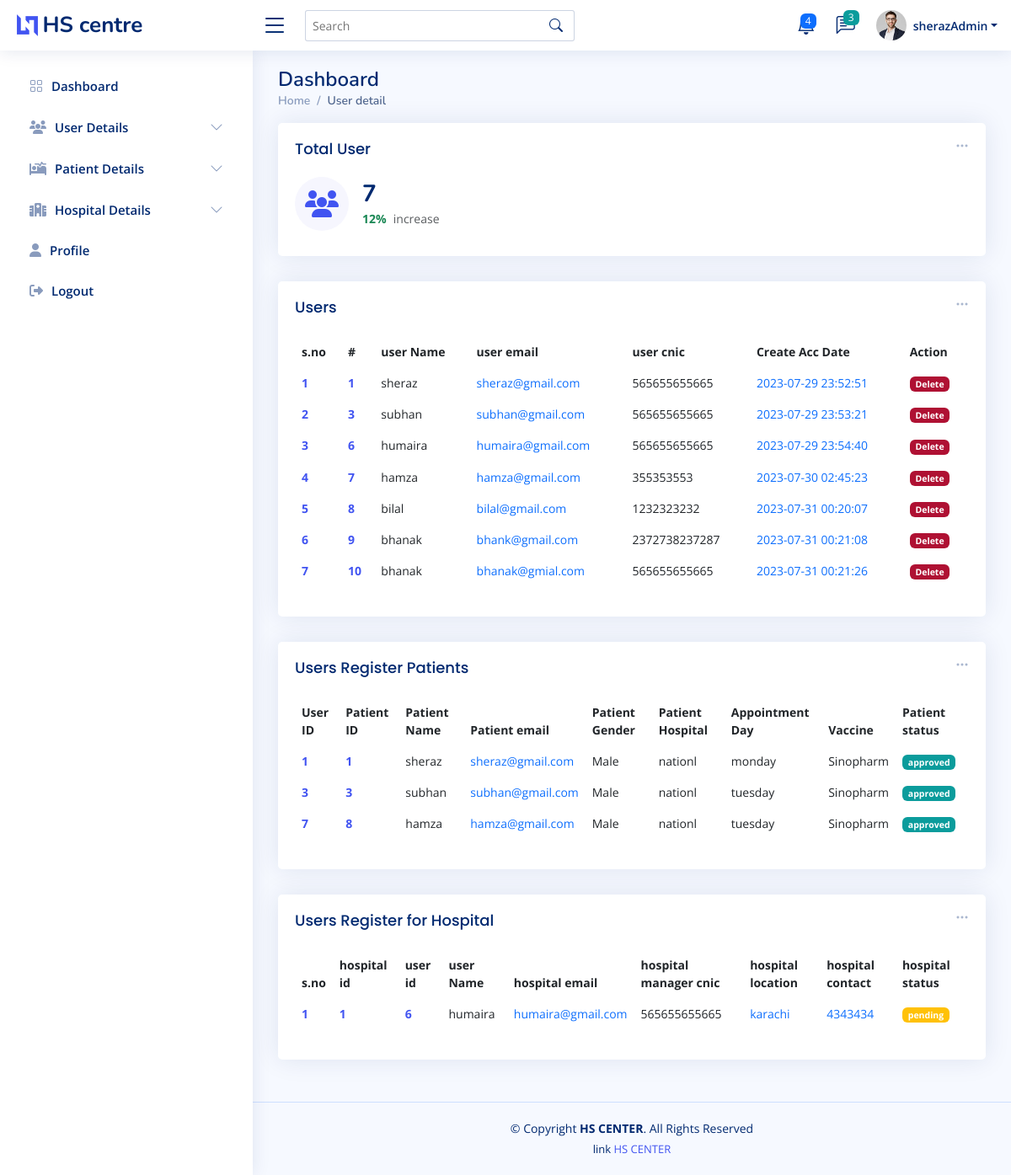
Before: /admin_user_detail.php (signed in) with the older database file.
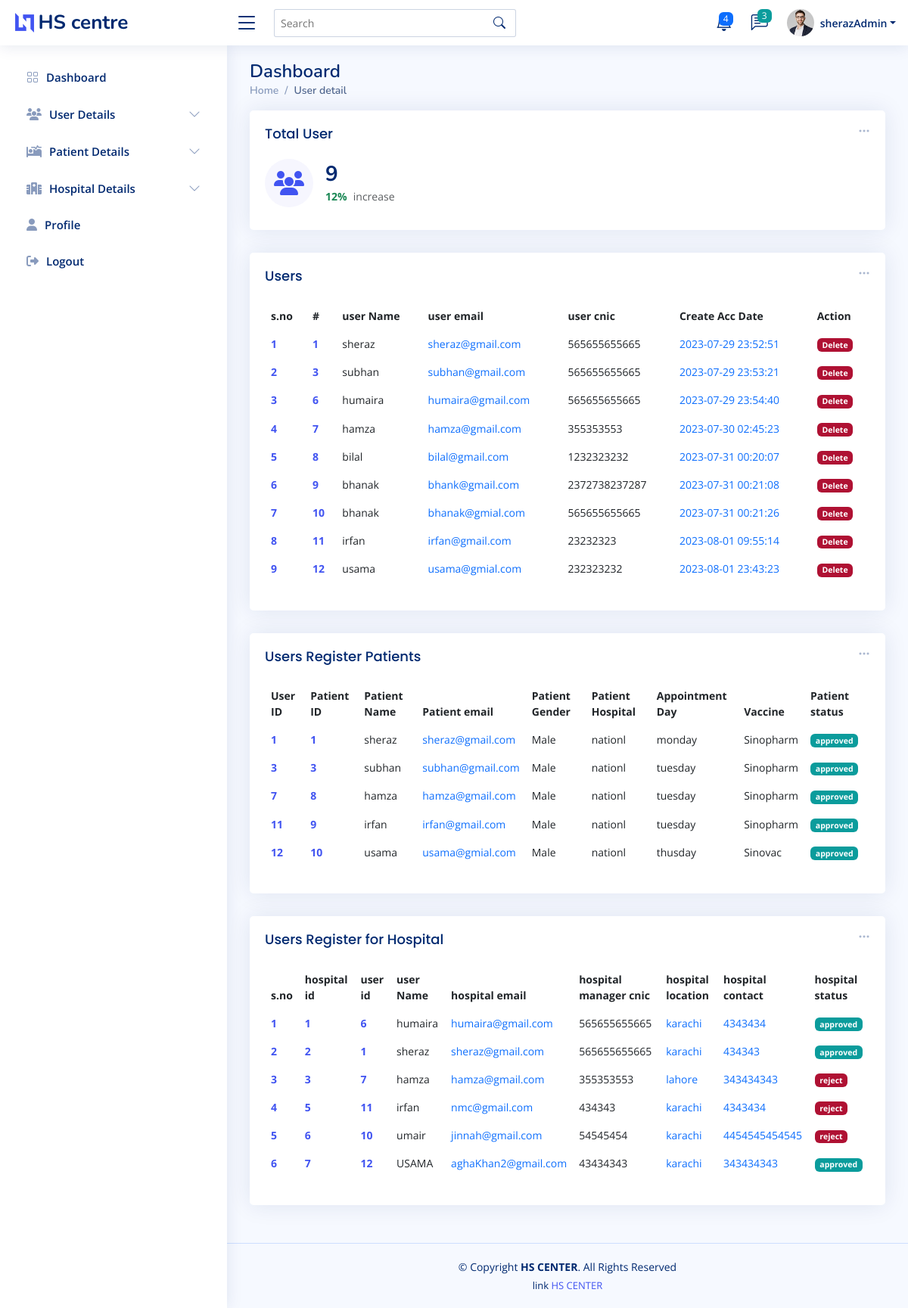
After: the same page with the newer database file.
### tables this page shows
CREATE TABLE `user` (
  `id` int(11) NOT NULL,
  `name` varchar(255) NOT NULL,
  `email` varchar(255) NOT NULL,
  `cnic` varchar(255) NOT NULL,
  `password` varchar(255) NOT NULL,
  `time` datetime NOT NULL DEFAULT current_timestamp()
);

CREATE TABLE `reg_patient` (
  `patient_id` int(11) NOT NULL,
  `patient_name` varchar(200) NOT NULL,
  `patient_email` varchar(200) NOT NULL,
  `patient_phone` varchar(255) NOT NULL,
  `patient_cnic` varchar(255) NOT NULL,
  `patient_age` varchar(22) NOT NULL,
  `patient_select_hos` varchar(222) NOT NULL,
  `patient_gender` varchar(222) NOT NULL,
  `patient_vacc` varchar(222) NOT NULL,
  `patient_app_day` varchar(222) NOT NULL,
  `patient_status` varchar(222) NOT NULL
);

CREATE TABLE `reg_hospital` (
  `hospital_id` int(11) NOT NULL,
  `hospital_name` varchar(200) NOT NULL,
  `hospital_manager_name` varchar(200) NOT NULL,
  `hospital_email` varchar(200) NOT NULL,
  `hospital_contact` varchar(255) NOT NULL,
  `hospital_location` varchar(222) NOT NULL,
  `hospital_manager_cnic` varchar(222) NOT NULL,
  `hospital_open_time` varchar(222) NOT NULL,
  `hospital_close_time` varchar(222) NOT NULL,
  `user_id` varchar(222) NOT NULL,
  `hospital_status` varchar(222) NOT NULL
);

### admin_user_detail.php (the view, shortened to what the rows shown need)
<?php
require 'conn.php';
$fetch_userQ = "SELECT * FROM `user`";
$fetch_user = mysqli_query($conn,$fetch_userQ);
$totalUser = mysqli_num_rows($fetch_user);
$fetch_userPatientQ = "SELECT user.id,reg_patient.patient_id,user.name,user.email,reg_patient.patient_gender,reg_patient.patient_select_hos,reg_patient.patient_app_day,reg_patient.patient_vacc,reg_patient.patient_status FROM user JOIN reg_patient WHERE user.name = reg_patient.patient_name AND user.email = reg_patient.patient_email;
";
$fetch_userPatient = mysqli_query($conn,$fetch_userPatientQ);
$totalUserPatient = mysqli_num_rows($fetch_userPatient);
$fetch_HospitalQ = "SELECT * FROM `reg_hospital`";
$fetch_Hospital = mysqli_query($conn,$fetch_HospitalQ);
$totalHospital = mysqli_num_rows($fetch_Hospital);
?>
<!DOCTYPE html>
<html lang="en">
<head>
  <?php require './component/_admin_link.php'?>
</head>
<body>
  <main id="main" class="main " >
    <div class="pagetitle ">
      <h1>Dashboard</h1>
    </div>
    <section class="section dashboard ">
      <div class="row ">
        <div class="col-lg-12">
          <div class="row ">
            <div class="col-12" >
              <div class="card recent-sales overflow-auto">
                <div class="card-body">
                  <table class="table table-borderless datatable" id="dowload_pdf">
                    <thead>
                      <tr>
                        <th scope="col">s.no</th>
                        <th scope="col">#</th>
                        <th scope="col">user Name</th>
                        <th scope="col">user email</th>
                        <th scope="col">user cnic</th>
                        <th scope="col">Create Acc Date</th>
                        <th scope="col">Action</th>
                      </tr>
                    </thead>
                    <tbody>
                    <?php
                    if($totalUser > 0){
                      while($user_data = mysqli_fetch_assoc($fetch_user)){
                        $i+=1;
                          echo '<tr>
                          <th scope="row"><a href="#">'.$i.'</a></th>
                          <th scope="row"><a href="#">'.$user_data['id'].'</a></th>
                          <td>'.$user_data['name'].'</td>
                          <td><a  class="text-primary">'.$user_data['email'].'</a></td>
                          <td>'.$user_data['cnic'].'</td>
                          <td><a  class="text-primary">'.$user_data['time'].'</a></td>
                          <td><a  href="user_del.php?DelId='.$user_data['id'].'" class="badge bg-danger user_delete">Delete</a></td>
                        </tr>';
                        }
                    }
                    ?>
                    </tbody>
                  </table>
                </div>
              </div>
            </div>
<div class="col-12" >
              <div class="card recent-sales overflow-auto">
                <div class="card-body">
                  <table class="table table-borderless datatable" id="dowload_pdf">
                    <thead>
                      <tr>
                        <th scope="col">User ID</th>
                        <th scope="col">Patient ID</th>
                        <th scope="col">Patient Name</th>
                        <th scope="col">Patient email</th>
                        <th scope="col">Patient Gender</th>
                        <th scope="col">Patient Hospital</th>
                        <th scope="col">Appointment Day</th>
                        <th scope="col">Vaccine</th>
                        <th scope="col">Patient status</th>
                      </tr>
                    </thead>
                    <tbody>
                    <?php
                    if($totalUserPatient > 0){
                      while($userPatient_data = mysqli_fetch_array($fetch_userPatient)){
                        if($userPatient_data['patient_status'] == 'approved'){
                          echo '<tr>
                          <th scope="row"><a href="#">'.$userPatient_data['id'].'</a></th>
                          <th scope="row"><a href="#">'.$userPatient_data['patient_id'].'</a></th>
                          <td>'.$userPatient_data['name'].'</td>
                          <td><a  class="text-primary">'.$userPatient_data['email'].'</a></td>
                          <td>'.$userPatient_data['patient_gender'].'</td>
                          <td>'.$userPatient_data['patient_select_hos'].'</td>
                          <td>'.$userPatient_data['patient_app_day'].'</td>
                          <td>'.$userPatient_data['patient_vacc'].'</td>
                          <td><span class="badge bg-success">'.$userPatient_data['patient_status'].'</span></td>
                        </tr>';
                        }
                        }
                    }
                    ?>
                    </tbody>
                  </table>
                </div>
              </div>
            </div>
            <div class="col-12" >
              <div class="card recent-sales overflow-auto">
                <div class="card-body">
                  <table class="table table-borderless datatable" id="dowload_pdf">
                    <thead>
                      <tr>
                        <th scope="col">s.no</th>
                        <th scope="col">hospital id</th>
                        <th scope="col">user id</th>
                        <th scope="col">user Name</th>
                        <th scope="col">hospital email</th>
                        <th scope="col">hospital manager cnic</th>
                        <th scope="col">hospital location</th>
                        <th scope="col">hospital contact</th>
                        <th scope="col">hospital status</th>
                      </tr>
                    </thead>
                    <tbody>
                    <?php
                    if($totalHospital > 0){
                      while($user_apply_hospital = mysqli_fetch_assoc($fetch_Hospital)){
                        $j+=1;
                        if($user_apply_hospital['hospital_status'] == 'approved'){
                          echo '<tr>
                          <th scope="row"><a href="#">'.$j.'</a></th>
                          <th scope="row"><a href="#">'.$user_apply_hospital['hospital_id'].'</a></th>
                          <th scope="row"><a href="#">'.$user_apply_hospital['user_id'].'</a></th>
                          <td>'.$user_apply_hospital['hospital_manager_name'].'</td>
                          <td><a  class="text-primary">'.$user_apply_hospital['hospital_email'].'</a></td>
                          <td>'.$user_apply_hospital['hospital_manager_cnic'].'</td>
                          <td><a  class="text-primary">'.$user_apply_hospital['hospital_location'].'</a></td>
                          <td><a  class="text-primary">'.$user_apply_hospital['hospital_contact'].'</a></td>
                          <td><span class="badge bg-success">'.$user_apply_hospital['hospital_status'].'</span></td>
                        </tr>';
                        }
                        if($user_apply_hospital['hospital_status'] == 'reject'){
                          echo '<tr>
                          <th scope="row"><a href="#">'.$j.'</a></th>
                          <th scope="row"><a href="#">'.$user_apply_hospital['hospital_id'].'</a></th>
                          <th scope="row"><a href="#">'.$user_apply_hospital['user_id'].'</a></th>
                          <td>'.$user_apply_hospital['hospital_manager_name'].'</td>
                          <td><a  class="text-primary">'.$user_apply_hospital['hospital_email'].'</a></td>
                          <td>'.$user_apply_hospital['hospital_manager_cnic'].'</td>
                          <td><a  class="text-primary">'.$user_apply_hospital['hospital_location'].'</a></td>
                          <td><a  class="text-primary">'.$user_apply_hospital['hospital_contact'].'</a></td>
                          <td><span class="badge bg-danger">'.$user_apply_hospital['hospital_status'].'</span></td>
                        </tr>';
                        }
                        if($user_apply_hospital['hospital_status'] === ''){
                          echo '<tr>
                          <th scope="row"><a href="#">'.$j.'</a></th>
                          <th scope="row"><a href="#">'.$user_apply_hospital['hospital_id'].'</a></th>
                          <th scope="row"><a href="#">'.$user_apply_hospital['user_id'].'</a></th>
                          <td>'.$user_apply_hospital['hospital_manager_name'].'</td>
                          <td><a  class="text-primary">'.$user_apply_hospital['hospital_email'].'</a></td>
                          <td>'.$user_apply_hospital['hospital_manager_cnic'].'</td>
                          <td><a  class="text-primary">'.$user_apply_hospital['hospital_location'].'</a></td>
                          <td><a  class="text-primary">'.$user_apply_hospital['hospital_contact'].'</a></td>
                          <td><span class="badge bg-warning">pending</span></td>
                        </tr>';
                        }
                        }
                    }
                    ?>
                    </tbody>
                  </table>
                </div>
              </div>
            </div>
          </div>
        </div>
      </div>
    </section>
  </main>
</body>
</html>

Changed rows visible on the page:
added user: id "11", name "irfan", email "irfan@gmail.com", cnic "23232323", time "2023-08-01 09:55:14", reg_patient.patient_id "9", reg_patient.patient_gender "Male", reg_patient.patient_select_hos "nationl", reg_patient.patient_app_day "tuesday", reg_patient.patient_vacc "Sinopharm", reg_patient.patient_status "approved"
added user: id "12", name "usama", email "usama@gmial.com", cnic "232323232", time "2023-08-01 23:43:23", reg_patient.patient_id "10", reg_patient.patient_gender "Male", reg_patient.patient_select_hos "nationl", reg_patient.patient_app_day "thusday", reg_patient.patient_vacc "Sinovac", reg_patient.patient_status "approved"
changed reg_hospital "humaira": hospital_status (not shown) → "approved"
added reg_hospital: hospital_id "2", user "1", hospital_manager_name "sheraz", hospital_email "sheraz@gmail.com", hospital_manager_cnic "565655655665", hospital_location "karachi", hospital_contact "434343", hospital_status "approved"
added reg_hospital: hospital_id "3", user "7", hospital_manager_name "hamza", hospital_email "hamza@gmail.com", hospital_manager_cnic "355353553", hospital_location "lahore", hospital_contact "343434343", hospital_status "reject"
added reg_hospital: hospital_id "5", user "11", hospital_manager_name "irfan", hospital_email "nmc@gmail.com", hospital_manager_cnic "434343", hospital_location "karachi", hospital_contact "4343434", hospital_status "reject"
added reg_hospital: hospital_id "6", user "10", hospital_manager_name "umair", hospital_email "jinnah@gmail.com", hospital_manager_cnic "54545454", hospital_location "karachi", hospital_contact "4454545454545", hospital_status "reject"
added reg_hospital: hospital_id "7", user "12", hospital_manager_name "USAMA", hospital_email "aghaKhan2@gmail.com", hospital_manager_cnic "43434343", hospital_location "karachi", hospital_contact "343434343", hospital_status "approved"
Other visible differences:
$totalUser: "7" → "9"
